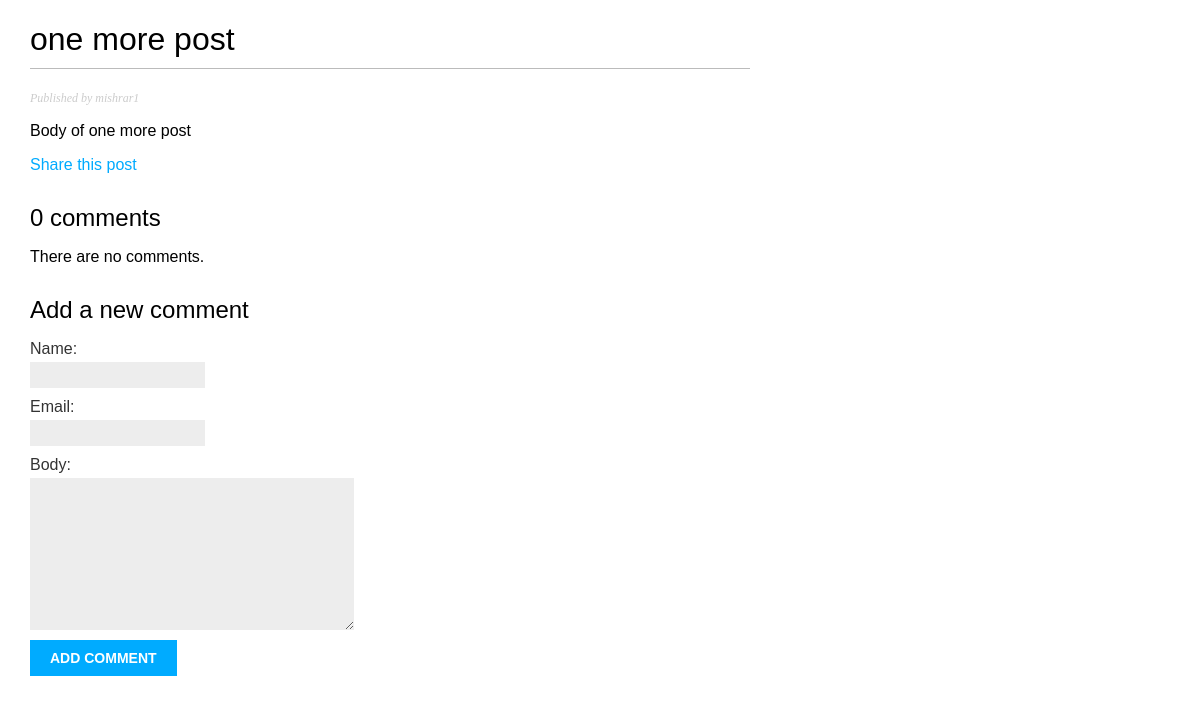
The app's page /blog/2023/9/24/one-more-post/ with its own data.
### blog/models.py (models this page shows, shortened)
class Post(models.Model):
    class Status(models.TextChoices):
        DRAFT = "draft", "Draft"
        PUBLISHED = "published", "Published"
    title = models.CharField(max_length=250)
    slug = models.SlugField(max_length=250, unique_for_date="published")
    body = models.TextField()
    created = models.DateTimeField(auto_now_add=True)
    published = models.DateTimeField(default=timezone.now)
    updated = models.DateTimeField(auto_now=True)
    status = models.CharField(
        max_length=10, choices=Status.choices, default=Status.DRAFT
    )
    author = models.ForeignKey(
        User, on_delete=models.CASCADE, related_name="blog_posts"
    )
    objects = models.Manager()
    published_manager = PublishedManager()
    class Meta:
        ordering = ["-published"]
        indexes = [
            models.Index(fields=["-published"], name="published_idx"),
        ]

### blog/views.py (the view)
def post_detail(request, year, month, day, slug):
    post = get_object_or_404(
        Post,
        slug=slug,
        published__year=year,
        published__month=month,
        published__day=day,
        status=Post.Status.PUBLISHED,
    )
    comments = post.comments.filter(active=True)
    form = CommentForm()
    return render(
        request,
        "blog/post/detail.html",
        {"post": post, "comments": comments, "form": form},
    )

### blog/forms.py
class CommentForm(forms.ModelForm):
    class Meta:
        model = Comment
        fields = ["name", "email", "body"]

### templates/blog/post/detail.html (shortened to what this page needs)
{% extends "blog/base.html" %}
{% block content %}
    <h1>{{ post.title }}</h1>
    <p class="date">
        Published {{ post.publish }} by {{ post.author }}
    </p>
    {{ post.body|linebreaks }}
    <p>
        <a href="{% url "blog:post_share" post.id %}"> Share this post </a>
    </p>
    {% with comments.count as total_comments %}
    <h2>
        {{ total_comments }} comment{{ total_comments|pluralize }}
    </h2>
    {% endwith %}
    {% for comment in comments %}
    <div class="comment">
        <p class="info">
            Comment {{ forloop.counter }} by {{ comment.name }}
            {{ comment.created }}
        </p>
        {{ comment.body|linebreaks }}
    </div>
    {% empty %}
    <p>There are no comments.</p>
    {% endfor %}
    {% include "blog/post/includes/comment_form.html" %}
{% endblock %}

### static/css/blog.css (style rules this page uses)
body { margin:0; padding:0; font-family:helvetica, sans-serif; }
a { color:#00abff; text-decoration:none; }
h1 { font-weight:normal; border-bottom:1px solid #bbb; padding:0 0 10px 0; }
h2 { font-weight:normal; margin:30px 0 0; }
p.date { color:#ccc; font-family: georgia, serif; font-size: 12px; font-style: italic; }
label { float:left; clear:both; color:#333; margin-bottom:4px; }
input, textarea { clear:both; float:left; margin:0 0 10px; background:#ededed; border:0; padding:6px 10px; font-size:12px; }

### records on screen
Post: title "one more post", author "mishrar1", body "Body of one more post"

### other values on screen
{{ total_comments }} "0"
